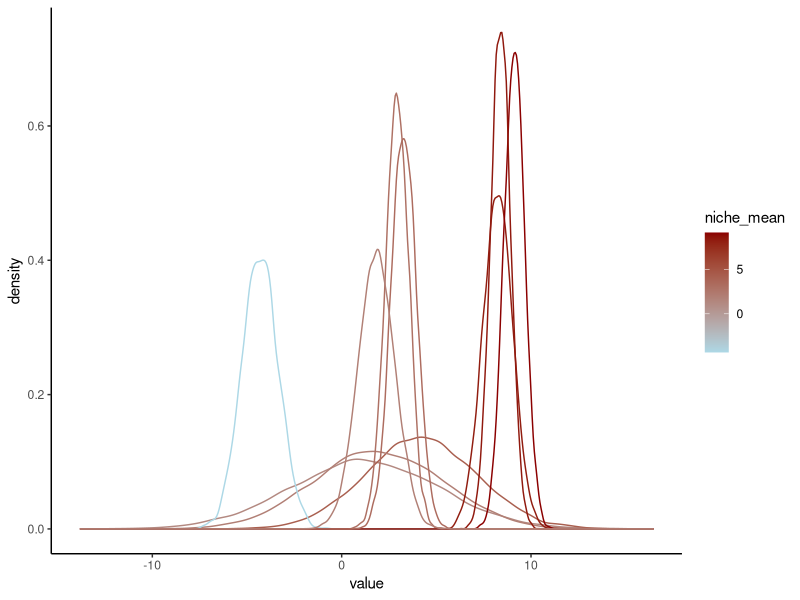

Generate this figure with R:
## ---- chunk 1
#| echo: false
#| message: false

library(tidyverse)
set.seed(123)
## ---- chunk 2
S <- 10
n_general <- round(S * 1/3)
n_special <- S - n_general

## ---- chunk 3
# Define the environmental gradient
env_gradient <- seq(-5, 10, length.out = 10 * S)

# Generate a data frame of species with their niche means and standard deviations
species <- tibble(
  species_id = 1:S,
  niche_mean = c(runif(n_general, quantile(env_gradient, .3), quantile(env_gradient, .7)),
                 runif(n_special, min(env_gradient), max(env_gradient))),
  niche_sd = c(runif(n_general, 2, 4), 
               runif(n_special, 0.5, 1))
)
## ---- chunk 4
# Use map2 to generate the niches for each species
niches <- species |> 
  mutate(value = map2(niche_mean, niche_sd, ~rnorm(10000, mean = .x, sd = .y))) |> 
  unnest()
## ---- chunk 5
# Plot the niches
ggplot(niches, aes(value, group = as.factor(species_id), col = niche_mean)) +
  geom_density() +
  scale_colour_gradient(low = "lightblue", high = "darkred") +
  theme_classic()
